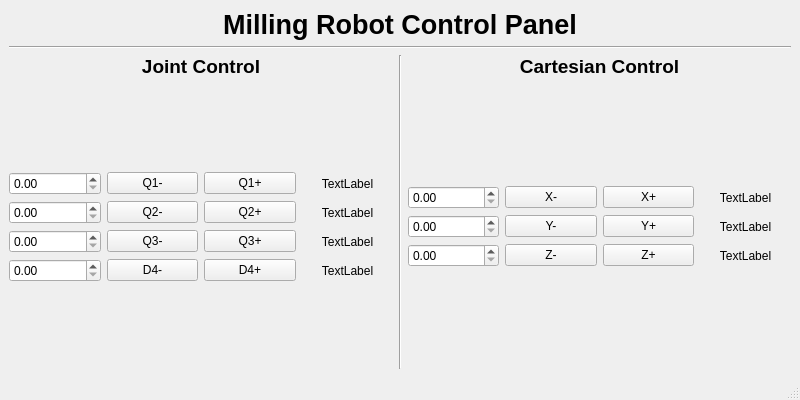
<?xml version="1.0" encoding="UTF-8"?>
<ui version="4.0">
 <class>MainWindow</class>
 <widget class="QMainWindow" name="MainWindow">
  <property name="geometry">
   <rect>
    <x>0</x>
    <y>0</y>
    <width>800</width>
    <height>400</height>
   </rect>
  </property>
  <property name="windowTitle">
   <string>MainWindow</string>
  </property>
  <widget class="QWidget" name="centralwidget">
   <layout class="QVBoxLayout" name="verticalLayout_2">
    <item>
     <widget class="QLabel" name="label">
      <property name="sizePolicy">
       <sizepolicy hsizetype="Preferred" vsizetype="Maximum">
        <horstretch>0</horstretch>
        <verstretch>0</verstretch>
       </sizepolicy>
      </property>
      <property name="font">
       <font>
        <pointsize>20</pointsize>
        <weight>75</weight>
        <bold>true</bold>
       </font>
      </property>
      <property name="text">
       <string>Milling Robot Control Panel</string>
      </property>
      <property name="textFormat">
       <enum>Qt::AutoText</enum>
      </property>
      <property name="alignment">
       <set>Qt::AlignCenter</set>
      </property>
     </widget>
    </item>
    <item>
     <widget class="Line" name="line_2">
      <property name="orientation">
       <enum>Qt::Horizontal</enum>
      </property>
     </widget>
    </item>
    <item>
     <layout class="QHBoxLayout" name="horizontalLayout">
      <item>
       <layout class="QVBoxLayout" name="verticalLayout_4">
        <item>
         <widget class="QLabel" name="label_2">
          <property name="sizePolicy">
           <sizepolicy hsizetype="Preferred" vsizetype="Maximum">
            <horstretch>0</horstretch>
            <verstretch>0</verstretch>
           </sizepolicy>
          </property>
          <property name="font">
           <font>
            <pointsize>14</pointsize>
            <weight>75</weight>
            <bold>true</bold>
           </font>
          </property>
          <property name="text">
           <string>Joint Control</string>
          </property>
          <property name="alignment">
           <set>Qt::AlignCenter</set>
          </property>
         </widget>
        </item>
        <item>
         <spacer name="verticalSpacer_2">
          <property name="orientation">
           <enum>Qt::Vertical</enum>
          </property>
          <property name="sizeHint" stdset="0">
           <size>
            <width>20</width>
            <height>40</height>
           </size>
          </property>
         </spacer>
        </item>
        <item>
         <layout class="QGridLayout" name="gridLayout_2">
          <item row="3" column="2">
           <widget class="QPushButton" name="d4_plus">
            <property name="text">
             <string>D4+</string>
            </property>
           </widget>
          </item>
          <item row="0" column="0">
           <widget class="QDoubleSpinBox" name="q1_inc"/>
          </item>
          <item row="3" column="1">
           <widget class="QPushButton" name="d4_minus">
            <property name="text">
             <string>D4-</string>
            </property>
           </widget>
          </item>
          <item row="2" column="3">
           <widget class="QLabel" name="q3_val">
            <property name="text">
             <string>TextLabel</string>
            </property>
            <property name="alignment">
             <set>Qt::AlignCenter</set>
            </property>
           </widget>
          </item>
          <item row="3" column="3">
           <widget class="QLabel" name="d4_val">
            <property name="text">
             <string>TextLabel</string>
            </property>
            <property name="alignment">
             <set>Qt::AlignCenter</set>
            </property>
           </widget>
          </item>
          <item row="3" column="0">
           <widget class="QDoubleSpinBox" name="d4_inc"/>
          </item>
          <item row="0" column="1">
           <widget class="QPushButton" name="q1_minus">
            <property name="text">
             <string>Q1-</string>
            </property>
           </widget>
          </item>
          <item row="1" column="3">
           <widget class="QLabel" name="q2_val">
            <property name="text">
             <string>TextLabel</string>
            </property>
            <property name="alignment">
             <set>Qt::AlignCenter</set>
            </property>
           </widget>
          </item>
          <item row="1" column="1">
           <widget class="QPushButton" name="q2_minus">
            <property name="text">
             <string>Q2-</string>
            </property>
           </widget>
          </item>
          <item row="1" column="2">
           <widget class="QPushButton" name="q2_plus">
            <property name="text">
             <string>Q2+</string>
            </property>
           </widget>
          </item>
          <item row="0" column="3">
           <widget class="QLabel" name="q1_val">
            <property name="text">
             <string>TextLabel</string>
            </property>
            <property name="alignment">
             <set>Qt::AlignCenter</set>
            </property>
           </widget>
          </item>
          <item row="2" column="1">
           <widget class="QPushButton" name="q3_minus">
            <property name="text">
             <string>Q3-</string>
            </property>
           </widget>
          </item>
          <item row="2" column="2">
           <widget class="QPushButton" name="q3_plus">
            <property name="text">
             <string>Q3+</string>
            </property>
           </widget>
          </item>
          <item row="1" column="0">
           <widget class="QDoubleSpinBox" name="q2_inc"/>
          </item>
          <item row="0" column="2">
           <widget class="QPushButton" name="q1_plus">
            <property name="text">
             <string>Q1+</string>
            </property>
           </widget>
          </item>
          <item row="2" column="0">
           <widget class="QDoubleSpinBox" name="q3_inc"/>
          </item>
         </layout>
        </item>
        <item>
         <spacer name="verticalSpacer">
          <property name="orientation">
           <enum>Qt::Vertical</enum>
          </property>
          <property name="sizeHint" stdset="0">
           <size>
            <width>20</width>
            <height>40</height>
           </size>
          </property>
         </spacer>
        </item>
       </layout>
      </item>
      <item>
       <widget class="Line" name="line_3">
        <property name="orientation">
         <enum>Qt::Vertical</enum>
        </property>
       </widget>
      </item>
      <item>
       <layout class="QVBoxLayout" name="verticalLayout_3">
        <item>
         <widget class="QLabel" name="label_3">
          <property name="sizePolicy">
           <sizepolicy hsizetype="Preferred" vsizetype="Maximum">
            <horstretch>0</horstretch>
            <verstretch>0</verstretch>
           </sizepolicy>
          </property>
          <property name="font">
           <font>
            <pointsize>14</pointsize>
            <weight>75</weight>
            <bold>true</bold>
           </font>
          </property>
          <property name="text">
           <string>Cartesian Control</string>
          </property>
          <property name="alignment">
           <set>Qt::AlignCenter</set>
          </property>
         </widget>
        </item>
        <item>
         <spacer name="verticalSpacer_4">
          <property name="orientation">
           <enum>Qt::Vertical</enum>
          </property>
          <property name="sizeHint" stdset="0">
           <size>
            <width>20</width>
            <height>40</height>
           </size>
          </property>
         </spacer>
        </item>
        <item>
         <layout class="QGridLayout" name="gridLayout_3">
          <item row="1" column="0">
           <widget class="QDoubleSpinBox" name="y_inc"/>
          </item>
          <item row="2" column="1">
           <widget class="QPushButton" name="z_minus">
            <property name="text">
             <string>Z-</string>
            </property>
           </widget>
          </item>
          <item row="0" column="2">
           <widget class="QPushButton" name="x_plus">
            <property name="text">
             <string>X+</string>
            </property>
           </widget>
          </item>
          <item row="2" column="2">
           <widget class="QPushButton" name="z_plus">
            <property name="text">
             <string>Z+</string>
            </property>
           </widget>
          </item>
          <item row="1" column="2">
           <widget class="QPushButton" name="y_plus">
            <property name="text">
             <string>Y+</string>
            </property>
           </widget>
          </item>
          <item row="2" column="3">
           <widget class="QLabel" name="z_val">
            <property name="text">
             <string>TextLabel</string>
            </property>
            <property name="alignment">
             <set>Qt::AlignCenter</set>
            </property>
           </widget>
          </item>
          <item row="0" column="1">
           <widget class="QPushButton" name="x_minus">
            <property name="text">
             <string>X-</string>
            </property>
           </widget>
          </item>
          <item row="1" column="1">
           <widget class="QPushButton" name="y_minus">
            <property name="text">
             <string>Y-</string>
            </property>
           </widget>
          </item>
          <item row="1" column="3">
           <widget class="QLabel" name="y_val">
            <property name="text">
             <string>TextLabel</string>
            </property>
            <property name="alignment">
             <set>Qt::AlignCenter</set>
            </property>
           </widget>
          </item>
          <item row="0" column="0">
           <widget class="QDoubleSpinBox" name="x_inc"/>
          </item>
          <item row="0" column="3">
           <widget class="QLabel" name="x_val">
            <property name="text">
             <string>TextLabel</string>
            </property>
            <property name="alignment">
             <set>Qt::AlignCenter</set>
            </property>
           </widget>
          </item>
          <item row="2" column="0">
           <widget class="QDoubleSpinBox" name="z_inc"/>
          </item>
         </layout>
        </item>
        <item>
         <spacer name="verticalSpacer_3">
          <property name="orientation">
           <enum>Qt::Vertical</enum>
          </property>
          <property name="sizeHint" stdset="0">
           <size>
            <width>20</width>
            <height>40</height>
           </size>
          </property>
         </spacer>
        </item>
       </layout>
      </item>
     </layout>
    </item>
   </layout>
  </widget>
  <widget class="QStatusBar" name="statusbar"/>
 </widget>
 <resources/>
 <connections/>
</ui>
